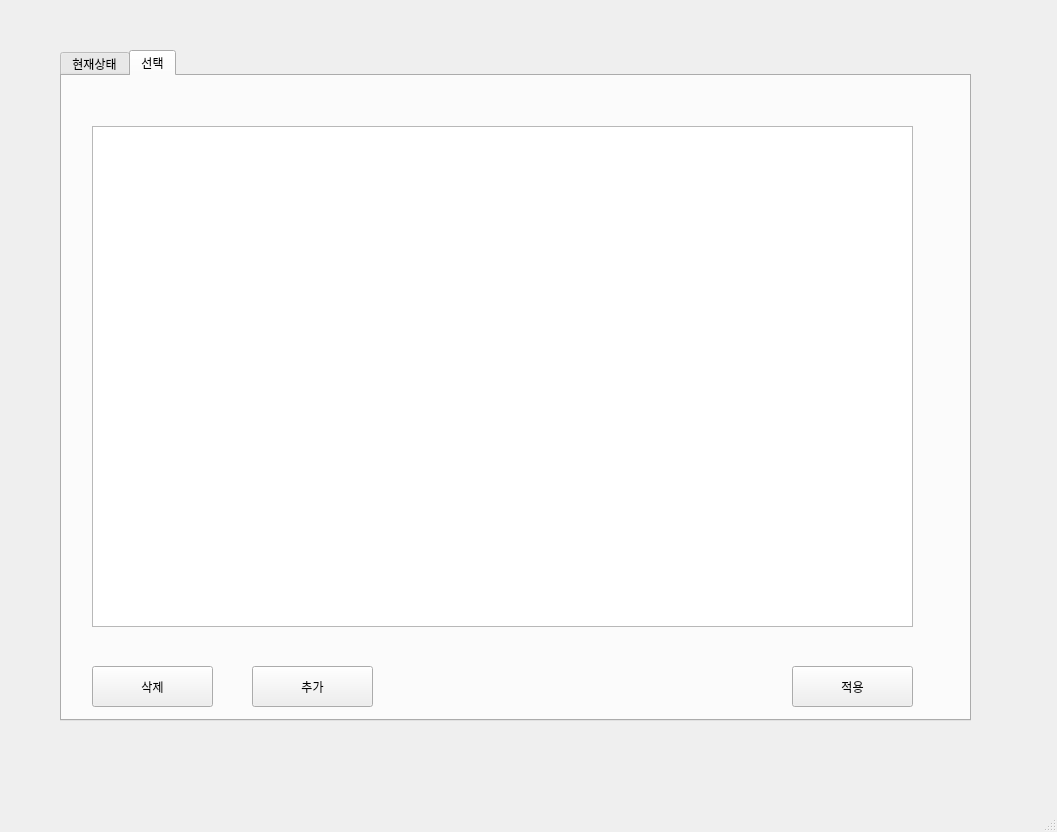
<?xml version="1.0" encoding="UTF-8"?>
<ui version="4.0">
 <class>MainWindow</class>
 <widget class="QMainWindow" name="MainWindow">
  <property name="geometry">
   <rect>
    <x>0</x>
    <y>0</y>
    <width>1057</width>
    <height>832</height>
   </rect>
  </property>
  <property name="windowTitle">
   <string>MainWindow</string>
  </property>
  <widget class="QWidget" name="centralwidget">
   <widget class="QTabWidget" name="tabWidget">
    <property name="geometry">
     <rect>
      <x>60</x>
      <y>50</y>
      <width>911</width>
      <height>671</height>
     </rect>
    </property>
    <property name="currentIndex">
     <number>1</number>
    </property>
    <widget class="QWidget" name="tab">
     <attribute name="title">
      <string>현재상태</string>
     </attribute>
     <widget class="QFrame" name="frame">
      <property name="geometry">
       <rect>
        <x>40</x>
        <y>50</y>
        <width>321</width>
        <height>251</height>
       </rect>
      </property>
      <property name="frameShape">
       <enum>QFrame::StyledPanel</enum>
      </property>
      <property name="frameShadow">
       <enum>QFrame::Raised</enum>
      </property>
      <widget class="QLabel" name="label">
       <property name="geometry">
        <rect>
         <x>40</x>
         <y>20</y>
         <width>191</width>
         <height>51</height>
        </rect>
       </property>
       <property name="text">
        <string>온도</string>
       </property>
      </widget>
      <widget class="QLabel" name="label_2">
       <property name="geometry">
        <rect>
         <x>40</x>
         <y>100</y>
         <width>191</width>
         <height>51</height>
        </rect>
       </property>
       <property name="text">
        <string>목표치</string>
       </property>
      </widget>
      <widget class="QLabel" name="label_3">
       <property name="geometry">
        <rect>
         <x>40</x>
         <y>170</y>
         <width>191</width>
         <height>51</height>
        </rect>
       </property>
       <property name="text">
        <string>구동중 OR NOT 구동중</string>
       </property>
      </widget>
     </widget>
     <widget class="QFrame" name="frame_2">
      <property name="geometry">
       <rect>
        <x>490</x>
        <y>50</y>
        <width>321</width>
        <height>251</height>
       </rect>
      </property>
      <property name="frameShape">
       <enum>QFrame::StyledPanel</enum>
      </property>
      <property name="frameShadow">
       <enum>QFrame::Raised</enum>
      </property>
      <widget class="QLabel" name="label_4">
       <property name="geometry">
        <rect>
         <x>40</x>
         <y>20</y>
         <width>191</width>
         <height>51</height>
        </rect>
       </property>
       <property name="text">
        <string>습도</string>
       </property>
      </widget>
      <widget class="QLabel" name="label_5">
       <property name="geometry">
        <rect>
         <x>40</x>
         <y>100</y>
         <width>191</width>
         <height>51</height>
        </rect>
       </property>
       <property name="text">
        <string>목표치</string>
       </property>
      </widget>
      <widget class="QLabel" name="label_6">
       <property name="geometry">
        <rect>
         <x>40</x>
         <y>170</y>
         <width>191</width>
         <height>51</height>
        </rect>
       </property>
       <property name="text">
        <string>구동중 OR NOT 구동중</string>
       </property>
      </widget>
     </widget>
     <widget class="QFrame" name="frame_3">
      <property name="geometry">
       <rect>
        <x>40</x>
        <y>360</y>
        <width>321</width>
        <height>251</height>
       </rect>
      </property>
      <property name="frameShape">
       <enum>QFrame::StyledPanel</enum>
      </property>
      <property name="frameShadow">
       <enum>QFrame::Raised</enum>
      </property>
      <widget class="QLabel" name="label_7">
       <property name="geometry">
        <rect>
         <x>40</x>
         <y>20</y>
         <width>191</width>
         <height>51</height>
        </rect>
       </property>
       <property name="text">
        <string>온도</string>
       </property>
      </widget>
      <widget class="QLabel" name="label_8">
       <property name="geometry">
        <rect>
         <x>40</x>
         <y>100</y>
         <width>191</width>
         <height>51</height>
        </rect>
       </property>
       <property name="text">
        <string>목표치</string>
       </property>
      </widget>
      <widget class="QLabel" name="label_9">
       <property name="geometry">
        <rect>
         <x>40</x>
         <y>170</y>
         <width>191</width>
         <height>51</height>
        </rect>
       </property>
       <property name="text">
        <string>구동중 OR NOT 구동중</string>
       </property>
      </widget>
     </widget>
     <widget class="QFrame" name="frame_7">
      <property name="geometry">
       <rect>
        <x>490</x>
        <y>370</y>
        <width>321</width>
        <height>251</height>
       </rect>
      </property>
      <property name="frameShape">
       <enum>QFrame::StyledPanel</enum>
      </property>
      <property name="frameShadow">
       <enum>QFrame::Raised</enum>
      </property>
      <widget class="QLabel" name="label_31">
       <property name="geometry">
        <rect>
         <x>40</x>
         <y>20</y>
         <width>191</width>
         <height>51</height>
        </rect>
       </property>
       <property name="text">
        <string>LED</string>
       </property>
      </widget>
      <widget class="QLabel" name="label_32">
       <property name="geometry">
        <rect>
         <x>40</x>
         <y>100</y>
         <width>51</width>
         <height>41</height>
        </rect>
       </property>
       <property name="text">
        <string>RED</string>
       </property>
      </widget>
      <widget class="QLabel" name="label_33">
       <property name="geometry">
        <rect>
         <x>40</x>
         <y>170</y>
         <width>31</width>
         <height>41</height>
        </rect>
       </property>
       <property name="text">
        <string>3</string>
       </property>
      </widget>
      <widget class="QLabel" name="label_37">
       <property name="geometry">
        <rect>
         <x>190</x>
         <y>100</y>
         <width>51</width>
         <height>41</height>
        </rect>
       </property>
       <property name="text">
        <string>BLUE</string>
       </property>
      </widget>
      <widget class="QLabel" name="label_38">
       <property name="geometry">
        <rect>
         <x>190</x>
         <y>170</y>
         <width>51</width>
         <height>41</height>
        </rect>
       </property>
       <property name="text">
        <string>1</string>
       </property>
      </widget>
      <widget class="QLabel" name="label_39">
       <property name="geometry">
        <rect>
         <x>120</x>
         <y>170</y>
         <width>51</width>
         <height>41</height>
        </rect>
       </property>
       <property name="text">
        <string>:</string>
       </property>
      </widget>
     </widget>
    </widget>
    <widget class="QWidget" name="selectionTab">
     <attribute name="title">
      <string>선택</string>
     </attribute>
     <widget class="QPushButton" name="addBtn">
      <property name="geometry">
       <rect>
        <x>190</x>
        <y>590</y>
        <width>121</width>
        <height>41</height>
       </rect>
      </property>
      <property name="text">
       <string>추가</string>
      </property>
     </widget>
     <widget class="QPushButton" name="deleteBtn">
      <property name="geometry">
       <rect>
        <x>30</x>
        <y>590</y>
        <width>121</width>
        <height>41</height>
       </rect>
      </property>
      <property name="text">
       <string>삭제</string>
      </property>
     </widget>
     <widget class="QPushButton" name="pushButton_4">
      <property name="geometry">
       <rect>
        <x>730</x>
        <y>590</y>
        <width>121</width>
        <height>41</height>
       </rect>
      </property>
      <property name="text">
       <string>적용</string>
      </property>
     </widget>
     <widget class="QTableWidget" name="tableWidget">
      <property name="geometry">
       <rect>
        <x>30</x>
        <y>50</y>
        <width>821</width>
        <height>501</height>
       </rect>
      </property>
     </widget>
    </widget>
   </widget>
  </widget>
  <widget class="QMenuBar" name="menubar">
   <property name="geometry">
    <rect>
     <x>0</x>
     <y>0</y>
     <width>1057</width>
     <height>26</height>
    </rect>
   </property>
  </widget>
  <widget class="QStatusBar" name="statusbar"/>
 </widget>
 <resources/>
 <connections/>
</ui>
